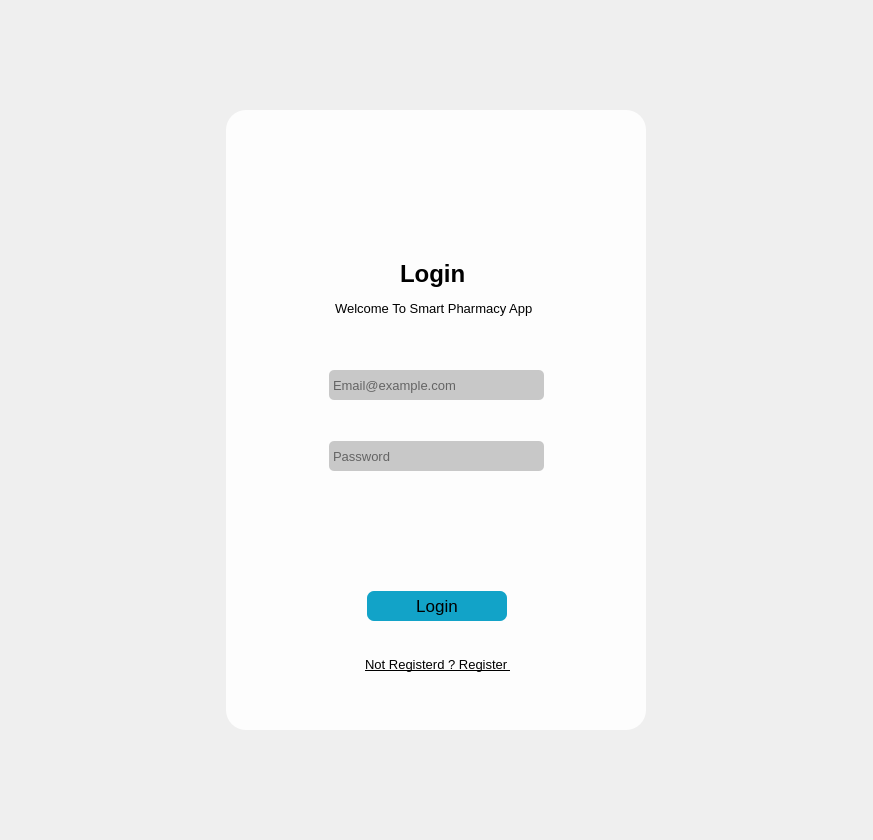
<?xml version="1.0" encoding="UTF-8"?>
<ui version="4.0">
 <class>Form</class>
 <widget class="QWidget" name="Form">
  <property name="geometry">
   <rect>
    <x>0</x>
    <y>0</y>
    <width>873</width>
    <height>840</height>
   </rect>
  </property>
  <property name="windowTitle">
   <string>Form</string>
  </property>
  <property name="styleSheet">
   <string notr="true">*{
	background-color:;
	background-image:url(:/Image_photo/Image_for_main/BGp.jpeg);
	background-size: cover;
    background-size: cover;
    background-position: center;
    background-repeat: no-repeat;
    height: 100vh;
    background-repeat: no-repeat;
    background-size: 100% 100%;;

}</string>
  </property>
  <layout class="QGridLayout" name="gridLayout">
   <item row="0" column="0">
    <widget class="QWidget" name="widget_2" native="true">
     <property name="minimumSize">
      <size>
       <width>500</width>
       <height>680</height>
      </size>
     </property>
     <property name="styleSheet">
      <string notr="true">*{
border:none;
Background-color: transparent;
Background : transparent;
padding:0;
margin:0;
color:#ffff;
}

#Login {
    background-color: rgba(255, 255, 255, 0.9); /* Adjust the alpha value as needed */
    border-radius: 20px;
}

#lineEdit , #lineEdit_2 , #lineEdit_3 , #lineEdit_4 , #lineEdit_5 , #lineEdit_6 , #dateEdit , #comboBox , #lineEdit_7 , #lineEdit_8
{
   background-color :rgb(200, 200, 200); 
	padding : 4px 2px;
    border-radius :5px;

}
#pushButton , #pushButton_4 {
background-color:rgb(18, 163, 200);
    border-radius: 7px;
}
#ErrorMessage , #ErrorMessage_2 {
	color: red;
    display: inline-block;
    text-align: center;
}
</string>
     </property>
     <layout class="QGridLayout" name="gridLayout_9">
      <item row="0" column="0">
       <widget class="QWidget" name="widget_3" native="true">
        <property name="minimumSize">
         <size>
          <width>490</width>
          <height>680</height>
         </size>
        </property>
        <layout class="QGridLayout" name="gridLayout_8">
         <item row="0" column="0">
          <widget class="QWidget" name="Login" native="true">
           <property name="minimumSize">
            <size>
             <width>420</width>
             <height>620</height>
            </size>
           </property>
           <property name="maximumSize">
            <size>
             <width>420</width>
             <height>620</height>
            </size>
           </property>
           <layout class="QVBoxLayout" name="verticalLayout_4">
            <item alignment="Qt::AlignHCenter">
             <widget class="QStackedWidget" name="stackedWidget_2">
              <property name="minimumSize">
               <size>
                <width>390</width>
                <height>0</height>
               </size>
              </property>
              <property name="maximumSize">
               <size>
                <width>420</width>
                <height>16777215</height>
               </size>
              </property>
              <property name="currentIndex">
               <number>0</number>
              </property>
              <widget class="QWidget" name="LoginPage">
               <layout class="QGridLayout" name="gridLayout_2">
                <item row="0" column="2">
                 <spacer name="horizontalSpacer_2">
                  <property name="orientation">
                   <enum>Qt::Horizontal</enum>
                  </property>
                  <property name="sizeHint" stdset="0">
                   <size>
                    <width>40</width>
                    <height>20</height>
                   </size>
                  </property>
                 </spacer>
                </item>
                <item row="1" column="1">
                 <widget class="QFrame" name="frame_2">
                  <property name="minimumSize">
                   <size>
                    <width>0</width>
                    <height>135</height>
                   </size>
                  </property>
                  <property name="frameShape">
                   <enum>QFrame::StyledPanel</enum>
                  </property>
                  <property name="frameShadow">
                   <enum>QFrame::Raised</enum>
                  </property>
                  <layout class="QGridLayout" name="gridLayout_3">
                   <item row="1" column="0">
                    <widget class="QLineEdit" name="lineEdit_7">
                     <property name="minimumSize">
                      <size>
                       <width>215</width>
                       <height>30</height>
                      </size>
                     </property>
                     <property name="maximumSize">
                      <size>
                       <width>192</width>
                       <height>27</height>
                      </size>
                     </property>
                     <property name="font">
                      <font>
                       <pointsize>10</pointsize>
                      </font>
                     </property>
                     <property name="placeholderText">
                      <string>Email@example.com</string>
                     </property>
                    </widget>
                   </item>
                   <item row="3" column="0">
                    <widget class="QLineEdit" name="lineEdit_8">
                     <property name="minimumSize">
                      <size>
                       <width>215</width>
                       <height>30</height>
                      </size>
                     </property>
                     <property name="maximumSize">
                      <size>
                       <width>150</width>
                       <height>27</height>
                      </size>
                     </property>
                     <property name="font">
                      <font>
                       <pointsize>10</pointsize>
                      </font>
                     </property>
                     <property name="echoMode">
                      <enum>QLineEdit::Password</enum>
                     </property>
                     <property name="placeholderText">
                      <string>Password</string>
                     </property>
                    </widget>
                   </item>
                  </layout>
                 </widget>
                </item>
                <item row="0" column="1">
                 <widget class="QWidget" name="widget_4" native="true">
                  <property name="minimumSize">
                   <size>
                    <width>124</width>
                    <height>150</height>
                   </size>
                  </property>
                  <property name="maximumSize">
                   <size>
                    <width>225</width>
                    <height>16777215</height>
                   </size>
                  </property>
                  <widget class="QLabel" name="label_9">
                   <property name="geometry">
                    <rect>
                     <x>80</x>
                     <y>50</y>
                     <width>66</width>
                     <height>65</height>
                    </rect>
                   </property>
                   <property name="minimumSize">
                    <size>
                     <width>64</width>
                     <height>64</height>
                    </size>
                   </property>
                   <property name="maximumSize">
                    <size>
                     <width>66</width>
                     <height>66</height>
                    </size>
                   </property>
                   <property name="text">
                    <string/>
                   </property>
                   <property name="pixmap">
                    <pixmap resource="Final_Main_ph.qrc">:/Icon_custom/Image_for_main/icon_custom/login.png</pixmap>
                   </property>
                  </widget>
                  <widget class="QLabel" name="label_10">
                   <property name="geometry">
                    <rect>
                     <x>80</x>
                     <y>130</y>
                     <width>91</width>
                     <height>31</height>
                    </rect>
                   </property>
                   <property name="font">
                    <font>
                     <pointsize>18</pointsize>
                     <bold>true</bold>
                    </font>
                   </property>
                   <property name="layoutDirection">
                    <enum>Qt::LeftToRight</enum>
                   </property>
                   <property name="autoFillBackground">
                    <bool>false</bool>
                   </property>
                   <property name="text">
                    <string>Login</string>
                   </property>
                  </widget>
                  <widget class="QLabel" name="label_11">
                   <property name="geometry">
                    <rect>
                     <x>15</x>
                     <y>170</y>
                     <width>201</width>
                     <height>20</height>
                    </rect>
                   </property>
                   <property name="font">
                    <font>
                     <pointsize>10</pointsize>
                    </font>
                   </property>
                   <property name="text">
                    <string>Welcome To Smart Pharmacy App</string>
                   </property>
                  </widget>
                 </widget>
                </item>
                <item row="0" column="0">
                 <spacer name="horizontalSpacer">
                  <property name="orientation">
                   <enum>Qt::Horizontal</enum>
                  </property>
                  <property name="sizeHint" stdset="0">
                   <size>
                    <width>40</width>
                    <height>20</height>
                   </size>
                  </property>
                 </spacer>
                </item>
                <item row="2" column="0" colspan="3">
                 <widget class="QFrame" name="frame_3">
                  <property name="minimumSize">
                   <size>
                    <width>209</width>
                    <height>100</height>
                   </size>
                  </property>
                  <property name="frameShape">
                   <enum>QFrame::StyledPanel</enum>
                  </property>
                  <property name="frameShadow">
                   <enum>QFrame::Raised</enum>
                  </property>
                  <widget class="QPushButton" name="pushButton_3">
                   <property name="geometry">
                    <rect>
                     <x>103</x>
                     <y>131</y>
                     <width>170</width>
                     <height>25</height>
                    </rect>
                   </property>
                   <property name="minimumSize">
                    <size>
                     <width>170</width>
                     <height>25</height>
                    </size>
                   </property>
                   <property name="maximumSize">
                    <size>
                     <width>160</width>
                     <height>25</height>
                    </size>
                   </property>
                   <property name="font">
                    <font>
                     <pointsize>10</pointsize>
                     <underline>true</underline>
                    </font>
                   </property>
                   <property name="text">
                    <string>Not Registerd ? Register </string>
                   </property>
                  </widget>
                  <widget class="QPushButton" name="pushButton_4">
                   <property name="geometry">
                    <rect>
                     <x>117</x>
                     <y>70</y>
                     <width>140</width>
                     <height>30</height>
                    </rect>
                   </property>
                   <property name="minimumSize">
                    <size>
                     <width>140</width>
                     <height>30</height>
                    </size>
                   </property>
                   <property name="maximumSize">
                    <size>
                     <width>140</width>
                     <height>28</height>
                    </size>
                   </property>
                   <property name="font">
                    <font>
                     <pointsize>13</pointsize>
                     <italic>false</italic>
                     <bold>false</bold>
                     <strikeout>false</strikeout>
                     <stylestrategy>PreferAntialias</stylestrategy>
                     <kerning>true</kerning>
                    </font>
                   </property>
                   <property name="text">
                    <string>Login</string>
                   </property>
                  </widget>
                  <widget class="QLabel" name="ErrorMessage_2">
                   <property name="geometry">
                    <rect>
                     <x>50</x>
                     <y>0</y>
                     <width>271</width>
                     <height>20</height>
                    </rect>
                   </property>
                   <property name="text">
                    <string/>
                   </property>
                   <property name="wordWrap">
                    <bool>true</bool>
                   </property>
                  </widget>
                 </widget>
                </item>
               </layout>
              </widget>
              <widget class="QWidget" name="RegisterPage">
               <widget class="QWidget" name="widget_5" native="true">
                <property name="geometry">
                 <rect>
                  <x>100</x>
                  <y>11</y>
                  <width>201</width>
                  <height>131</height>
                 </rect>
                </property>
                <widget class="QLabel" name="label">
                 <property name="geometry">
                  <rect>
                   <x>70</x>
                   <y>0</y>
                   <width>61</width>
                   <height>61</height>
                  </rect>
                 </property>
                 <property name="minimumSize">
                  <size>
                   <width>50</width>
                   <height>50</height>
                  </size>
                 </property>
                 <property name="maximumSize">
                  <size>
                   <width>64</width>
                   <height>64</height>
                  </size>
                 </property>
                 <property name="text">
                  <string/>
                 </property>
                 <property name="pixmap">
                  <pixmap resource="Final_Main_ph.qrc">:/Icon_custom/Image_for_main/icon_custom/add-friend50px.png</pixmap>
                 </property>
                </widget>
                <widget class="QLabel" name="label_2">
                 <property name="geometry">
                  <rect>
                   <x>50</x>
                   <y>70</y>
                   <width>91</width>
                   <height>31</height>
                  </rect>
                 </property>
                 <property name="font">
                  <font>
                   <pointsize>18</pointsize>
                   <bold>true</bold>
                  </font>
                 </property>
                 <property name="text">
                  <string>Sign Up</string>
                 </property>
                </widget>
                <widget class="QLabel" name="label_3">
                 <property name="geometry">
                  <rect>
                   <x>20</x>
                   <y>107</y>
                   <width>171</width>
                   <height>20</height>
                  </rect>
                 </property>
                 <property name="font">
                  <font>
                   <pointsize>10</pointsize>
                  </font>
                 </property>
                 <property name="text">
                  <string>Enter you Information below</string>
                 </property>
                </widget>
               </widget>
               <widget class="QFrame" name="frame">
                <property name="geometry">
                 <rect>
                  <x>10</x>
                  <y>150</y>
                  <width>391</width>
                  <height>351</height>
                 </rect>
                </property>
                <property name="styleSheet">
                 <string notr="true">*{

}</string>
                </property>
                <property name="frameShape">
                 <enum>QFrame::StyledPanel</enum>
                </property>
                <property name="frameShadow">
                 <enum>QFrame::Raised</enum>
                </property>
                <widget class="QLineEdit" name="lineEdit_2">
                 <property name="geometry">
                  <rect>
                   <x>9</x>
                   <y>140</y>
                   <width>170</width>
                   <height>27</height>
                  </rect>
                 </property>
                 <property name="minimumSize">
                  <size>
                   <width>170</width>
                   <height>27</height>
                  </size>
                 </property>
                 <property name="maximumSize">
                  <size>
                   <width>150</width>
                   <height>27</height>
                  </size>
                 </property>
                 <property name="font">
                  <font>
                   <pointsize>10</pointsize>
                  </font>
                 </property>
                 <property name="echoMode">
                  <enum>QLineEdit::Password</enum>
                 </property>
                 <property name="placeholderText">
                  <string>Password</string>
                 </property>
                </widget>
                <widget class="QLineEdit" name="lineEdit_3">
                 <property name="geometry">
                  <rect>
                   <x>9</x>
                   <y>181</y>
                   <width>170</width>
                   <height>27</height>
                  </rect>
                 </property>
                 <property name="minimumSize">
                  <size>
                   <width>170</width>
                   <height>27</height>
                  </size>
                 </property>
                 <property name="maximumSize">
                  <size>
                   <width>170</width>
                   <height>27</height>
                  </size>
                 </property>
                 <property name="font">
                  <font>
                   <pointsize>10</pointsize>
                  </font>
                 </property>
                 <property name="echoMode">
                  <enum>QLineEdit::Password</enum>
                 </property>
                 <property name="placeholderText">
                  <string>Confirm Password</string>
                 </property>
                </widget>
                <widget class="QLineEdit" name="lineEdit_5">
                 <property name="geometry">
                  <rect>
                   <x>9</x>
                   <y>58</y>
                   <width>170</width>
                   <height>27</height>
                  </rect>
                 </property>
                 <property name="minimumSize">
                  <size>
                   <width>170</width>
                   <height>27</height>
                  </size>
                 </property>
                 <property name="maximumSize">
                  <size>
                   <width>150</width>
                   <height>27</height>
                  </size>
                 </property>
                 <property name="font">
                  <font>
                   <pointsize>10</pointsize>
                  </font>
                 </property>
                 <property name="placeholderText">
                  <string>Email@example.com</string>
                 </property>
                </widget>
                <widget class="QLineEdit" name="lineEdit_6">
                 <property name="geometry">
                  <rect>
                   <x>9</x>
                   <y>99</y>
                   <width>170</width>
                   <height>27</height>
                  </rect>
                 </property>
                 <property name="minimumSize">
                  <size>
                   <width>170</width>
                   <height>27</height>
                  </size>
                 </property>
                 <property name="maximumSize">
                  <size>
                   <width>150</width>
                   <height>27</height>
                  </size>
                 </property>
                 <property name="font">
                  <font>
                   <pointsize>10</pointsize>
                  </font>
                 </property>
                 <property name="echoMode">
                  <enum>QLineEdit::Normal</enum>
                 </property>
                 <property name="placeholderText">
                  <string>Phone Number</string>
                 </property>
                </widget>
                <widget class="QLineEdit" name="lineEdit">
                 <property name="geometry">
                  <rect>
                   <x>9</x>
                   <y>17</y>
                   <width>170</width>
                   <height>27</height>
                  </rect>
                 </property>
                 <property name="minimumSize">
                  <size>
                   <width>170</width>
                   <height>27</height>
                  </size>
                 </property>
                 <property name="maximumSize">
                  <size>
                   <width>130</width>
                   <height>27</height>
                  </size>
                 </property>
                 <property name="font">
                  <font>
                   <pointsize>10</pointsize>
                  </font>
                 </property>
                 <property name="placeholderText">
                  <string>Firstname</string>
                 </property>
                </widget>
                <widget class="QLineEdit" name="lineEdit_4">
                 <property name="geometry">
                  <rect>
                   <x>210</x>
                   <y>17</y>
                   <width>170</width>
                   <height>27</height>
                  </rect>
                 </property>
                 <property name="minimumSize">
                  <size>
                   <width>170</width>
                   <height>27</height>
                  </size>
                 </property>
                 <property name="maximumSize">
                  <size>
                   <width>130</width>
                   <height>27</height>
                  </size>
                 </property>
                 <property name="font">
                  <font>
                   <pointsize>10</pointsize>
                  </font>
                 </property>
                 <property name="placeholderText">
                  <string>Last name</string>
                 </property>
                </widget>
                <widget class="QLabel" name="label_4">
                 <property name="geometry">
                  <rect>
                   <x>12</x>
                   <y>229</y>
                   <width>201</width>
                   <height>16</height>
                  </rect>
                 </property>
                 <property name="font">
                  <font>
                   <pointsize>10</pointsize>
                  </font>
                 </property>
                 <property name="text">
                  <string>Date of birth : mm/dd/yyyy</string>
                 </property>
                </widget>
                <widget class="QDateEdit" name="dateEdit">
                 <property name="geometry">
                  <rect>
                   <x>248</x>
                   <y>222</y>
                   <width>121</width>
                   <height>26</height>
                  </rect>
                 </property>
                </widget>
                <widget class="QLabel" name="label_5">
                 <property name="geometry">
                  <rect>
                   <x>10</x>
                   <y>270</y>
                   <width>195</width>
                   <height>16</height>
                  </rect>
                 </property>
                 <property name="font">
                  <font>
                   <pointsize>10</pointsize>
                  </font>
                 </property>
                 <property name="text">
                  <string>Are you a doctor or a pharmacist?</string>
                 </property>
                </widget>
                <widget class="QRadioButton" name="radioButton_Dr">
                 <property name="geometry">
                  <rect>
                   <x>20</x>
                   <y>292</y>
                   <width>82</width>
                   <height>17</height>
                  </rect>
                 </property>
                 <property name="text">
                  <string>Doctor</string>
                 </property>
                </widget>
                <widget class="QRadioButton" name="radioButton_pharm">
                 <property name="geometry">
                  <rect>
                   <x>110</x>
                   <y>292</y>
                   <width>82</width>
                   <height>17</height>
                  </rect>
                 </property>
                 <property name="text">
                  <string>Pharmacist</string>
                 </property>
                </widget>
                <widget class="QComboBox" name="comboBox">
                 <property name="geometry">
                  <rect>
                   <x>240</x>
                   <y>290</y>
                   <width>121</width>
                   <height>21</height>
                  </rect>
                 </property>
                 <property name="font">
                  <font>
                   <pointsize>8</pointsize>
                  </font>
                 </property>
                 <item>
                  <property name="text">
                   <string>Hepatology
</string>
                  </property>
                 </item>
                 <item>
                  <property name="text">
                   <string>Neurology
</string>
                  </property>
                 </item>
                 <item>
                  <property name="text">
                   <string>Obstetrics and Gynecology</string>
                  </property>
                 </item>
                 <item>
                  <property name="text">
                   <string>Internal Medicine
</string>
                  </property>
                 </item>
                 <item>
                  <property name="text">
                   <string>Orthopedics
</string>
                  </property>
                 </item>
                 <item>
                  <property name="text">
                   <string>Pediatrics
</string>
                  </property>
                 </item>
                 <item>
                  <property name="text">
                   <string>Urology</string>
                  </property>
                 </item>
                 <item>
                  <property name="text">
                   <string>Gastroenterology
</string>
                  </property>
                 </item>
                 <item>
                  <property name="text">
                   <string>Ophthalmology</string>
                  </property>
                 </item>
                 <item>
                  <property name="text">
                   <string>ENT (Ear, Nose, and Throat)</string>
                  </property>
                 </item>
                </widget>
               </widget>
               <widget class="QPushButton" name="pushButton">
                <property name="geometry">
                 <rect>
                  <x>130</x>
                  <y>523</y>
                  <width>125</width>
                  <height>28</height>
                 </rect>
                </property>
                <property name="minimumSize">
                 <size>
                  <width>125</width>
                  <height>28</height>
                 </size>
                </property>
                <property name="maximumSize">
                 <size>
                  <width>125</width>
                  <height>28</height>
                 </size>
                </property>
                <property name="font">
                 <font>
                  <pointsize>13</pointsize>
                  <italic>false</italic>
                  <bold>false</bold>
                  <strikeout>false</strikeout>
                  <stylestrategy>PreferAntialias</stylestrategy>
                  <kerning>true</kerning>
                 </font>
                </property>
                <property name="text">
                 <string>Register</string>
                </property>
               </widget>
               <widget class="QPushButton" name="pushButton_2">
                <property name="geometry">
                 <rect>
                  <x>110</x>
                  <y>566</y>
                  <width>160</width>
                  <height>25</height>
                 </rect>
                </property>
                <property name="minimumSize">
                 <size>
                  <width>160</width>
                  <height>25</height>
                 </size>
                </property>
                <property name="maximumSize">
                 <size>
                  <width>160</width>
                  <height>25</height>
                 </size>
                </property>
                <property name="font">
                 <font>
                  <pointsize>10</pointsize>
                  <underline>true</underline>
                 </font>
                </property>
                <property name="text">
                 <string>Already Registarard ? Login</string>
                </property>
               </widget>
               <widget class="QLabel" name="ErrorMessage">
                <property name="geometry">
                 <rect>
                  <x>60</x>
                  <y>490</y>
                  <width>271</width>
                  <height>20</height>
                 </rect>
                </property>
                <property name="text">
                 <string/>
                </property>
                <property name="wordWrap">
                 <bool>true</bool>
                </property>
               </widget>
              </widget>
             </widget>
            </item>
           </layout>
          </widget>
         </item>
        </layout>
       </widget>
      </item>
     </layout>
    </widget>
   </item>
  </layout>
 </widget>
 <resources>
  <include location="Final_Main_ph.qrc"/>
  <include location="Final_Main_ph.qrc"/>
 </resources>
 <connections/>
</ui>
